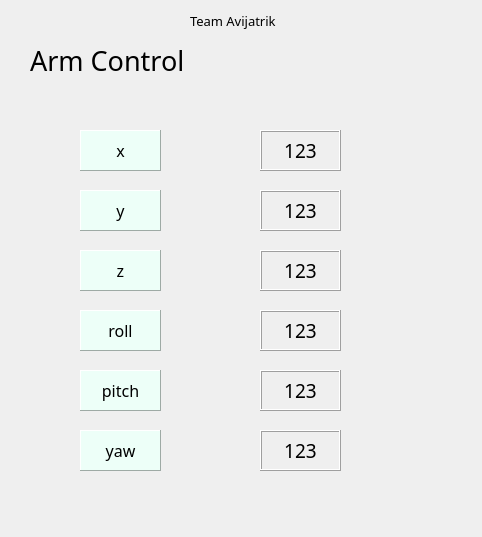
<?xml version="1.0" encoding="UTF-8"?>
<ui version="4.0">
 <class>ArmControl</class>
 <widget class="QWidget" name="ArmControl">
  <property name="windowModality">
   <enum>Qt::NonModal</enum>
  </property>
  <property name="geometry">
   <rect>
    <x>0</x>
    <y>0</y>
    <width>482</width>
    <height>537</height>
   </rect>
  </property>
  <property name="maximumSize">
   <size>
    <width>16777215</width>
    <height>16777215</height>
   </size>
  </property>
  <property name="windowTitle">
   <string>Arm Control</string>
  </property>
  <property name="windowIcon">
   <iconset>
    <normaloff>../roboticArm.png</normaloff>../roboticArm.png</iconset>
  </property>
  <property name="windowOpacity">
   <double>1.000000000000000</double>
  </property>
  <property name="autoFillBackground">
   <bool>false</bool>
  </property>
  <widget class="QPushButton" name="xUp">
   <property name="geometry">
    <rect>
     <x>360</x>
     <y>130</y>
     <width>41</width>
     <height>41</height>
    </rect>
   </property>
   <property name="font">
    <font>
     <family>Roboto Slab</family>
     <pointsize>16</pointsize>
    </font>
   </property>
   <property name="styleSheet">
    <string notr="true">color : rgb(255, 255, 255);
</string>
   </property>
   <property name="text">
    <string/>
   </property>
   <property name="icon">
    <iconset>
     <normaloff>up.png</normaloff>up.png</iconset>
   </property>
   <property name="iconSize">
    <size>
     <width>32</width>
     <height>32</height>
    </size>
   </property>
   <property name="flat">
    <bool>true</bool>
   </property>
  </widget>
  <widget class="QLabel" name="xVal">
   <property name="geometry">
    <rect>
     <x>260</x>
     <y>130</y>
     <width>81</width>
     <height>41</height>
    </rect>
   </property>
   <property name="font">
    <font>
     <family>Roboto Slab</family>
     <pointsize>14</pointsize>
    </font>
   </property>
   <property name="frameShape">
    <enum>QFrame::Box</enum>
   </property>
   <property name="frameShadow">
    <enum>QFrame::Raised</enum>
   </property>
   <property name="lineWidth">
    <number>1</number>
   </property>
   <property name="midLineWidth">
    <number>0</number>
   </property>
   <property name="text">
    <string>123</string>
   </property>
   <property name="alignment">
    <set>Qt::AlignCenter</set>
   </property>
   <property name="wordWrap">
    <bool>false</bool>
   </property>
   <property name="margin">
    <number>4</number>
   </property>
  </widget>
  <widget class="QLabel" name="yVal">
   <property name="geometry">
    <rect>
     <x>260</x>
     <y>190</y>
     <width>81</width>
     <height>41</height>
    </rect>
   </property>
   <property name="font">
    <font>
     <family>Roboto Slab</family>
     <pointsize>14</pointsize>
    </font>
   </property>
   <property name="frameShape">
    <enum>QFrame::Box</enum>
   </property>
   <property name="frameShadow">
    <enum>QFrame::Raised</enum>
   </property>
   <property name="lineWidth">
    <number>1</number>
   </property>
   <property name="midLineWidth">
    <number>0</number>
   </property>
   <property name="text">
    <string>123</string>
   </property>
   <property name="alignment">
    <set>Qt::AlignCenter</set>
   </property>
   <property name="wordWrap">
    <bool>false</bool>
   </property>
   <property name="margin">
    <number>4</number>
   </property>
  </widget>
  <widget class="QLabel" name="rollVal">
   <property name="geometry">
    <rect>
     <x>260</x>
     <y>310</y>
     <width>81</width>
     <height>41</height>
    </rect>
   </property>
   <property name="font">
    <font>
     <family>Roboto Slab</family>
     <pointsize>14</pointsize>
    </font>
   </property>
   <property name="frameShape">
    <enum>QFrame::Box</enum>
   </property>
   <property name="frameShadow">
    <enum>QFrame::Raised</enum>
   </property>
   <property name="lineWidth">
    <number>1</number>
   </property>
   <property name="midLineWidth">
    <number>0</number>
   </property>
   <property name="text">
    <string>123</string>
   </property>
   <property name="alignment">
    <set>Qt::AlignCenter</set>
   </property>
   <property name="wordWrap">
    <bool>false</bool>
   </property>
   <property name="margin">
    <number>4</number>
   </property>
  </widget>
  <widget class="QLabel" name="zVal">
   <property name="geometry">
    <rect>
     <x>260</x>
     <y>250</y>
     <width>81</width>
     <height>41</height>
    </rect>
   </property>
   <property name="font">
    <font>
     <family>Roboto Slab</family>
     <pointsize>14</pointsize>
    </font>
   </property>
   <property name="frameShape">
    <enum>QFrame::Box</enum>
   </property>
   <property name="frameShadow">
    <enum>QFrame::Raised</enum>
   </property>
   <property name="lineWidth">
    <number>1</number>
   </property>
   <property name="midLineWidth">
    <number>0</number>
   </property>
   <property name="text">
    <string>123</string>
   </property>
   <property name="alignment">
    <set>Qt::AlignCenter</set>
   </property>
   <property name="wordWrap">
    <bool>false</bool>
   </property>
   <property name="margin">
    <number>4</number>
   </property>
  </widget>
  <widget class="QLabel" name="xLabel">
   <property name="geometry">
    <rect>
     <x>80</x>
     <y>130</y>
     <width>81</width>
     <height>41</height>
    </rect>
   </property>
   <property name="font">
    <font>
     <family>Roboto Slab</family>
     <pointsize>12</pointsize>
    </font>
   </property>
   <property name="autoFillBackground">
    <bool>false</bool>
   </property>
   <property name="styleSheet">
    <string notr="true">background-color: rgb(237, 255, 248)</string>
   </property>
   <property name="frameShape">
    <enum>QFrame::Panel</enum>
   </property>
   <property name="frameShadow">
    <enum>QFrame::Raised</enum>
   </property>
   <property name="lineWidth">
    <number>1</number>
   </property>
   <property name="midLineWidth">
    <number>0</number>
   </property>
   <property name="text">
    <string>x</string>
   </property>
   <property name="alignment">
    <set>Qt::AlignCenter</set>
   </property>
   <property name="wordWrap">
    <bool>false</bool>
   </property>
   <property name="margin">
    <number>4</number>
   </property>
  </widget>
  <widget class="QPushButton" name="yUp">
   <property name="geometry">
    <rect>
     <x>360</x>
     <y>190</y>
     <width>41</width>
     <height>41</height>
    </rect>
   </property>
   <property name="font">
    <font>
     <family>Roboto Slab</family>
     <pointsize>16</pointsize>
    </font>
   </property>
   <property name="styleSheet">
    <string notr="true">color : rgb(255, 255, 255);
</string>
   </property>
   <property name="text">
    <string/>
   </property>
   <property name="icon">
    <iconset>
     <normaloff>up.png</normaloff>up.png</iconset>
   </property>
   <property name="iconSize">
    <size>
     <width>32</width>
     <height>32</height>
    </size>
   </property>
   <property name="flat">
    <bool>true</bool>
   </property>
  </widget>
  <widget class="QPushButton" name="rollup">
   <property name="geometry">
    <rect>
     <x>360</x>
     <y>310</y>
     <width>41</width>
     <height>41</height>
    </rect>
   </property>
   <property name="font">
    <font>
     <family>Roboto Slab</family>
     <pointsize>16</pointsize>
    </font>
   </property>
   <property name="styleSheet">
    <string notr="true">color : rgb(255, 255, 255);
</string>
   </property>
   <property name="text">
    <string/>
   </property>
   <property name="icon">
    <iconset>
     <normaloff>up.png</normaloff>up.png</iconset>
   </property>
   <property name="iconSize">
    <size>
     <width>32</width>
     <height>32</height>
    </size>
   </property>
   <property name="flat">
    <bool>true</bool>
   </property>
  </widget>
  <widget class="QPushButton" name="zUp">
   <property name="geometry">
    <rect>
     <x>360</x>
     <y>250</y>
     <width>41</width>
     <height>41</height>
    </rect>
   </property>
   <property name="font">
    <font>
     <family>Roboto Slab</family>
     <pointsize>16</pointsize>
    </font>
   </property>
   <property name="styleSheet">
    <string notr="true">color : rgb(255, 255, 255);
</string>
   </property>
   <property name="text">
    <string/>
   </property>
   <property name="icon">
    <iconset>
     <normaloff>up.png</normaloff>up.png</iconset>
   </property>
   <property name="iconSize">
    <size>
     <width>32</width>
     <height>32</height>
    </size>
   </property>
   <property name="flat">
    <bool>true</bool>
   </property>
  </widget>
  <widget class="QPushButton" name="xDown">
   <property name="geometry">
    <rect>
     <x>200</x>
     <y>130</y>
     <width>41</width>
     <height>41</height>
    </rect>
   </property>
   <property name="font">
    <font>
     <family>Roboto Slab</family>
     <pointsize>16</pointsize>
    </font>
   </property>
   <property name="styleSheet">
    <string notr="true">color : rgb(255, 255, 255);
</string>
   </property>
   <property name="text">
    <string/>
   </property>
   <property name="icon">
    <iconset>
     <normaloff>down.png</normaloff>down.png</iconset>
   </property>
   <property name="iconSize">
    <size>
     <width>32</width>
     <height>32</height>
    </size>
   </property>
   <property name="flat">
    <bool>true</bool>
   </property>
  </widget>
  <widget class="QPushButton" name="yDown">
   <property name="geometry">
    <rect>
     <x>200</x>
     <y>190</y>
     <width>41</width>
     <height>41</height>
    </rect>
   </property>
   <property name="font">
    <font>
     <family>Roboto Slab</family>
     <pointsize>16</pointsize>
    </font>
   </property>
   <property name="styleSheet">
    <string notr="true">color : rgb(255, 255, 255);
</string>
   </property>
   <property name="text">
    <string/>
   </property>
   <property name="icon">
    <iconset>
     <normaloff>down.png</normaloff>down.png</iconset>
   </property>
   <property name="iconSize">
    <size>
     <width>32</width>
     <height>32</height>
    </size>
   </property>
   <property name="flat">
    <bool>true</bool>
   </property>
  </widget>
  <widget class="QPushButton" name="zDown">
   <property name="geometry">
    <rect>
     <x>200</x>
     <y>250</y>
     <width>41</width>
     <height>41</height>
    </rect>
   </property>
   <property name="font">
    <font>
     <family>Roboto Slab</family>
     <pointsize>16</pointsize>
    </font>
   </property>
   <property name="styleSheet">
    <string notr="true">color : rgb(255, 255, 255);
</string>
   </property>
   <property name="text">
    <string/>
   </property>
   <property name="icon">
    <iconset>
     <normaloff>down.png</normaloff>down.png</iconset>
   </property>
   <property name="iconSize">
    <size>
     <width>32</width>
     <height>32</height>
    </size>
   </property>
   <property name="flat">
    <bool>true</bool>
   </property>
  </widget>
  <widget class="QPushButton" name="rollDown">
   <property name="geometry">
    <rect>
     <x>200</x>
     <y>310</y>
     <width>41</width>
     <height>41</height>
    </rect>
   </property>
   <property name="font">
    <font>
     <family>Roboto Slab</family>
     <pointsize>16</pointsize>
    </font>
   </property>
   <property name="styleSheet">
    <string notr="true">color : rgb(255, 255, 255);
</string>
   </property>
   <property name="text">
    <string/>
   </property>
   <property name="icon">
    <iconset>
     <normaloff>down.png</normaloff>down.png</iconset>
   </property>
   <property name="iconSize">
    <size>
     <width>32</width>
     <height>32</height>
    </size>
   </property>
   <property name="flat">
    <bool>true</bool>
   </property>
  </widget>
  <widget class="QLabel" name="yLabel">
   <property name="geometry">
    <rect>
     <x>80</x>
     <y>190</y>
     <width>81</width>
     <height>41</height>
    </rect>
   </property>
   <property name="font">
    <font>
     <family>Roboto Slab</family>
     <pointsize>12</pointsize>
    </font>
   </property>
   <property name="autoFillBackground">
    <bool>false</bool>
   </property>
   <property name="styleSheet">
    <string notr="true">background-color: rgb(237, 255, 248)</string>
   </property>
   <property name="frameShape">
    <enum>QFrame::Panel</enum>
   </property>
   <property name="frameShadow">
    <enum>QFrame::Raised</enum>
   </property>
   <property name="lineWidth">
    <number>1</number>
   </property>
   <property name="midLineWidth">
    <number>0</number>
   </property>
   <property name="text">
    <string>y</string>
   </property>
   <property name="alignment">
    <set>Qt::AlignCenter</set>
   </property>
   <property name="wordWrap">
    <bool>false</bool>
   </property>
   <property name="margin">
    <number>4</number>
   </property>
  </widget>
  <widget class="QLabel" name="zLabel">
   <property name="geometry">
    <rect>
     <x>80</x>
     <y>250</y>
     <width>81</width>
     <height>41</height>
    </rect>
   </property>
   <property name="font">
    <font>
     <family>Roboto Slab</family>
     <pointsize>12</pointsize>
    </font>
   </property>
   <property name="autoFillBackground">
    <bool>false</bool>
   </property>
   <property name="styleSheet">
    <string notr="true">background-color: rgb(237, 255, 248)</string>
   </property>
   <property name="frameShape">
    <enum>QFrame::Panel</enum>
   </property>
   <property name="frameShadow">
    <enum>QFrame::Raised</enum>
   </property>
   <property name="lineWidth">
    <number>1</number>
   </property>
   <property name="midLineWidth">
    <number>0</number>
   </property>
   <property name="text">
    <string>z</string>
   </property>
   <property name="alignment">
    <set>Qt::AlignCenter</set>
   </property>
   <property name="wordWrap">
    <bool>false</bool>
   </property>
   <property name="margin">
    <number>4</number>
   </property>
  </widget>
  <widget class="QLabel" name="rollLabel">
   <property name="geometry">
    <rect>
     <x>80</x>
     <y>310</y>
     <width>81</width>
     <height>41</height>
    </rect>
   </property>
   <property name="font">
    <font>
     <family>Roboto Slab</family>
     <pointsize>12</pointsize>
    </font>
   </property>
   <property name="autoFillBackground">
    <bool>false</bool>
   </property>
   <property name="styleSheet">
    <string notr="true">background-color: rgb(237, 255, 248)</string>
   </property>
   <property name="frameShape">
    <enum>QFrame::Panel</enum>
   </property>
   <property name="frameShadow">
    <enum>QFrame::Raised</enum>
   </property>
   <property name="lineWidth">
    <number>1</number>
   </property>
   <property name="midLineWidth">
    <number>0</number>
   </property>
   <property name="text">
    <string>roll</string>
   </property>
   <property name="alignment">
    <set>Qt::AlignCenter</set>
   </property>
   <property name="wordWrap">
    <bool>false</bool>
   </property>
   <property name="margin">
    <number>4</number>
   </property>
  </widget>
  <widget class="QLabel" name="titleLabel">
   <property name="geometry">
    <rect>
     <x>30</x>
     <y>40</y>
     <width>161</width>
     <height>41</height>
    </rect>
   </property>
   <property name="font">
    <font>
     <family>Roboto Slab</family>
     <pointsize>20</pointsize>
     <weight>50</weight>
     <bold>false</bold>
    </font>
   </property>
   <property name="text">
    <string>Arm Control</string>
   </property>
  </widget>
  <widget class="QPushButton" name="sendButton">
   <property name="geometry">
    <rect>
     <x>350</x>
     <y>30</y>
     <width>41</width>
     <height>51</height>
    </rect>
   </property>
   <property name="text">
    <string/>
   </property>
   <property name="icon">
    <iconset>
     <normaloff>../roboticArm.png</normaloff>../roboticArm.png</iconset>
   </property>
   <property name="iconSize">
    <size>
     <width>32</width>
     <height>32</height>
    </size>
   </property>
   <property name="flat">
    <bool>true</bool>
   </property>
  </widget>
  <widget class="QPushButton" name="closeButton">
   <property name="geometry">
    <rect>
     <x>400</x>
     <y>30</y>
     <width>51</width>
     <height>51</height>
    </rect>
   </property>
   <property name="text">
    <string/>
   </property>
   <property name="icon">
    <iconset>
     <normaloff>../closeIcon.png</normaloff>../closeIcon.png</iconset>
   </property>
   <property name="iconSize">
    <size>
     <width>48</width>
     <height>48</height>
    </size>
   </property>
   <property name="flat">
    <bool>true</bool>
   </property>
  </widget>
  <widget class="QLabel" name="pitchVal">
   <property name="geometry">
    <rect>
     <x>260</x>
     <y>370</y>
     <width>81</width>
     <height>41</height>
    </rect>
   </property>
   <property name="font">
    <font>
     <family>Roboto Slab</family>
     <pointsize>14</pointsize>
    </font>
   </property>
   <property name="frameShape">
    <enum>QFrame::Box</enum>
   </property>
   <property name="frameShadow">
    <enum>QFrame::Raised</enum>
   </property>
   <property name="lineWidth">
    <number>1</number>
   </property>
   <property name="midLineWidth">
    <number>0</number>
   </property>
   <property name="text">
    <string>123</string>
   </property>
   <property name="alignment">
    <set>Qt::AlignCenter</set>
   </property>
   <property name="wordWrap">
    <bool>false</bool>
   </property>
   <property name="margin">
    <number>4</number>
   </property>
  </widget>
  <widget class="QPushButton" name="pitchDown">
   <property name="geometry">
    <rect>
     <x>200</x>
     <y>370</y>
     <width>41</width>
     <height>41</height>
    </rect>
   </property>
   <property name="font">
    <font>
     <family>Roboto Slab</family>
     <pointsize>16</pointsize>
    </font>
   </property>
   <property name="styleSheet">
    <string notr="true">color : rgb(255, 255, 255);
</string>
   </property>
   <property name="text">
    <string/>
   </property>
   <property name="icon">
    <iconset>
     <normaloff>down.png</normaloff>down.png</iconset>
   </property>
   <property name="iconSize">
    <size>
     <width>32</width>
     <height>32</height>
    </size>
   </property>
   <property name="flat">
    <bool>true</bool>
   </property>
  </widget>
  <widget class="QLabel" name="pitchLabel">
   <property name="geometry">
    <rect>
     <x>80</x>
     <y>370</y>
     <width>81</width>
     <height>41</height>
    </rect>
   </property>
   <property name="font">
    <font>
     <family>Roboto Slab</family>
     <pointsize>12</pointsize>
    </font>
   </property>
   <property name="autoFillBackground">
    <bool>false</bool>
   </property>
   <property name="styleSheet">
    <string notr="true">background-color: rgb(237, 255, 248)</string>
   </property>
   <property name="frameShape">
    <enum>QFrame::Panel</enum>
   </property>
   <property name="frameShadow">
    <enum>QFrame::Raised</enum>
   </property>
   <property name="lineWidth">
    <number>1</number>
   </property>
   <property name="midLineWidth">
    <number>0</number>
   </property>
   <property name="text">
    <string>pitch</string>
   </property>
   <property name="alignment">
    <set>Qt::AlignCenter</set>
   </property>
   <property name="wordWrap">
    <bool>false</bool>
   </property>
   <property name="margin">
    <number>4</number>
   </property>
  </widget>
  <widget class="QPushButton" name="pitchUp">
   <property name="geometry">
    <rect>
     <x>360</x>
     <y>370</y>
     <width>41</width>
     <height>41</height>
    </rect>
   </property>
   <property name="font">
    <font>
     <family>Roboto Slab</family>
     <pointsize>16</pointsize>
    </font>
   </property>
   <property name="styleSheet">
    <string notr="true">color : rgb(255, 255, 255);
</string>
   </property>
   <property name="text">
    <string/>
   </property>
   <property name="icon">
    <iconset>
     <normaloff>up.png</normaloff>up.png</iconset>
   </property>
   <property name="iconSize">
    <size>
     <width>32</width>
     <height>32</height>
    </size>
   </property>
   <property name="flat">
    <bool>true</bool>
   </property>
  </widget>
  <widget class="QLabel" name="yawVal">
   <property name="geometry">
    <rect>
     <x>260</x>
     <y>430</y>
     <width>81</width>
     <height>41</height>
    </rect>
   </property>
   <property name="font">
    <font>
     <family>Roboto Slab</family>
     <pointsize>14</pointsize>
    </font>
   </property>
   <property name="frameShape">
    <enum>QFrame::Box</enum>
   </property>
   <property name="frameShadow">
    <enum>QFrame::Raised</enum>
   </property>
   <property name="lineWidth">
    <number>1</number>
   </property>
   <property name="midLineWidth">
    <number>0</number>
   </property>
   <property name="text">
    <string>123</string>
   </property>
   <property name="alignment">
    <set>Qt::AlignCenter</set>
   </property>
   <property name="wordWrap">
    <bool>false</bool>
   </property>
   <property name="margin">
    <number>4</number>
   </property>
  </widget>
  <widget class="QPushButton" name="yawDown">
   <property name="geometry">
    <rect>
     <x>200</x>
     <y>430</y>
     <width>41</width>
     <height>41</height>
    </rect>
   </property>
   <property name="font">
    <font>
     <family>Roboto Slab</family>
     <pointsize>16</pointsize>
    </font>
   </property>
   <property name="styleSheet">
    <string notr="true">color : rgb(255, 255, 255);
</string>
   </property>
   <property name="text">
    <string/>
   </property>
   <property name="icon">
    <iconset>
     <normaloff>down.png</normaloff>down.png</iconset>
   </property>
   <property name="iconSize">
    <size>
     <width>32</width>
     <height>32</height>
    </size>
   </property>
   <property name="flat">
    <bool>true</bool>
   </property>
  </widget>
  <widget class="QLabel" name="yawLabel">
   <property name="geometry">
    <rect>
     <x>80</x>
     <y>430</y>
     <width>81</width>
     <height>41</height>
    </rect>
   </property>
   <property name="font">
    <font>
     <family>Roboto Slab</family>
     <pointsize>12</pointsize>
    </font>
   </property>
   <property name="autoFillBackground">
    <bool>false</bool>
   </property>
   <property name="styleSheet">
    <string notr="true">background-color: rgb(237, 255, 248)</string>
   </property>
   <property name="frameShape">
    <enum>QFrame::Panel</enum>
   </property>
   <property name="frameShadow">
    <enum>QFrame::Raised</enum>
   </property>
   <property name="lineWidth">
    <number>1</number>
   </property>
   <property name="midLineWidth">
    <number>0</number>
   </property>
   <property name="text">
    <string>yaw</string>
   </property>
   <property name="alignment">
    <set>Qt::AlignCenter</set>
   </property>
   <property name="wordWrap">
    <bool>false</bool>
   </property>
   <property name="margin">
    <number>4</number>
   </property>
  </widget>
  <widget class="QPushButton" name="yawUp">
   <property name="geometry">
    <rect>
     <x>360</x>
     <y>430</y>
     <width>41</width>
     <height>41</height>
    </rect>
   </property>
   <property name="font">
    <font>
     <family>Roboto Slab</family>
     <pointsize>16</pointsize>
    </font>
   </property>
   <property name="styleSheet">
    <string notr="true">color : rgb(255, 255, 255);
</string>
   </property>
   <property name="text">
    <string/>
   </property>
   <property name="icon">
    <iconset>
     <normaloff>up.png</normaloff>up.png</iconset>
   </property>
   <property name="iconSize">
    <size>
     <width>32</width>
     <height>32</height>
    </size>
   </property>
   <property name="flat">
    <bool>true</bool>
   </property>
  </widget>
  <widget class="QLabel" name="subtitleLabel">
   <property name="geometry">
    <rect>
     <x>190</x>
     <y>10</y>
     <width>131</width>
     <height>21</height>
    </rect>
   </property>
   <property name="font">
    <font>
     <family>Roboto Slab</family>
     <pointsize>10</pointsize>
     <weight>50</weight>
     <bold>false</bold>
    </font>
   </property>
   <property name="text">
    <string>Team Avijatrik</string>
   </property>
  </widget>
 </widget>
 <resources/>
 <connections/>
</ui>
